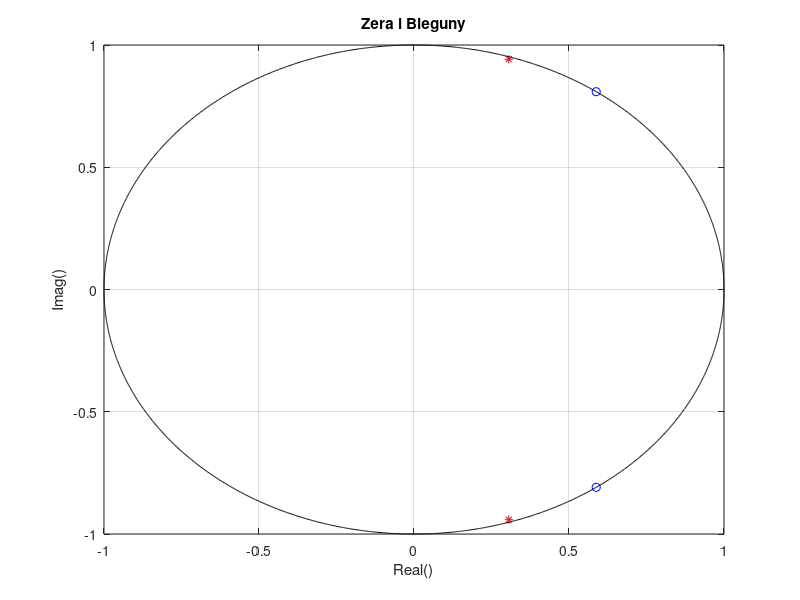
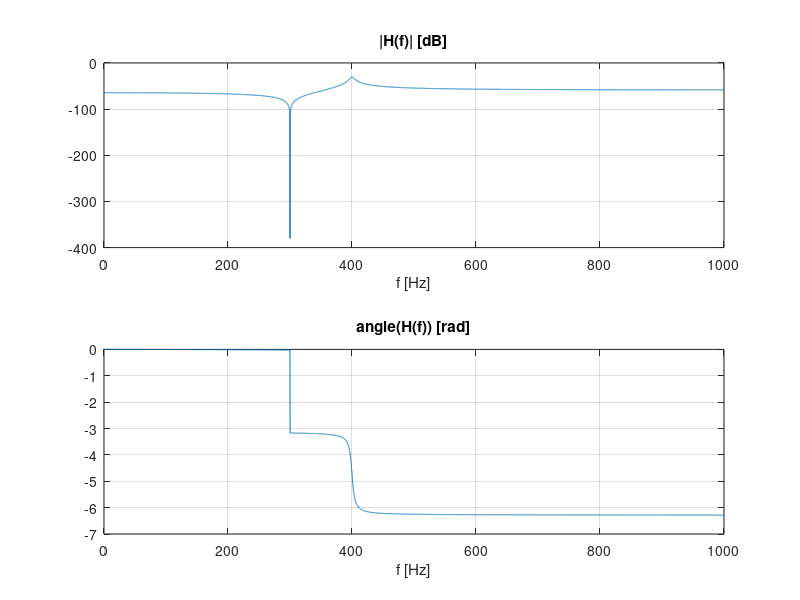
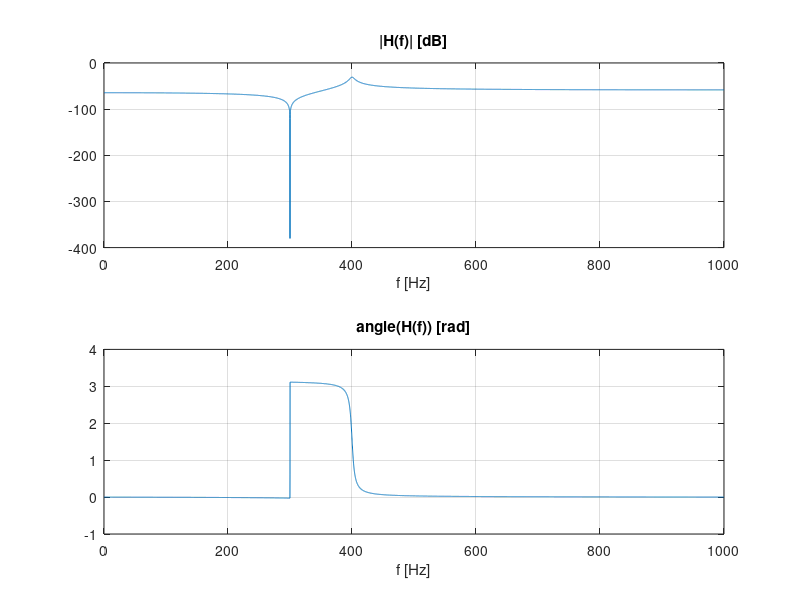
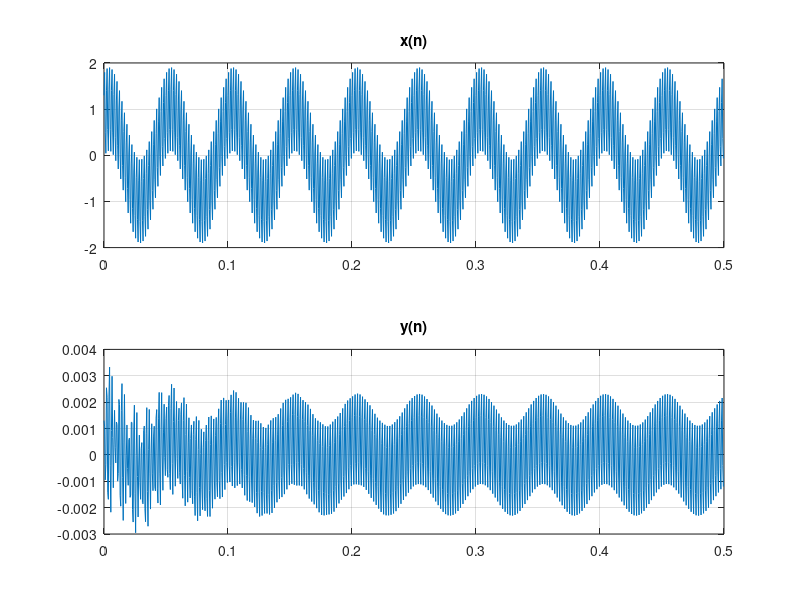

Source code (MATLAB) for these figures, in order:
% cps_08_iir_intro.m
clear all; close all;

% Wybor/projekt wspolczynnikow filtra cyfrowego IIR
fpr = 2000;                           % czestotliwosc probkowania
if(0)  % ### dobor wartosci wspolczynnikow wielomianow transmitancji
   b = [0.01, 0.001];                         % [ b0, b1 ]
   a = [-0.61, 0.98];            % [ a0=1, a2, a3, a4]
   z = roots(b); p = roots(a);        % [b,a] --> [z,p]
else   % ### dobor miejsc zerowych wielomianow transmitancji
   gain = 0.001;
   z = [ 1 ] .* exp(j*2*pi*[ 300 ]/fpr);   z = [z conj(z)];  
   p = [ 0.99 ] .* exp(j*2*pi*[ 400 ]/fpr);   p = [p conj(p)];
   b = real( gain*poly(z) ), a = real( poly(p) );    % [z,p] --> [b,a]
end
figure;
alfa = 0 : pi/1000 : 2*pi; c=cos(alfa); s=sin(alfa);
plot(real(z),imag(z),'bo', real(p),imag(p),'r*',c,s,'k-'); grid;
title('Zera i Bieguny'); xlabel('Real()'); ylabel('Imag()'); 

% Weryfikacja odpowiedzi filtra: amplitudowej, fazowej, impulsowej, skokowej
f = 0 : 0.1 : 1000;                 % czestotliwosc w hercach
wn = 2*pi*f/fpr;                    % czestotliwosc katowa
zz = exp(-j*wn);                    % zmienna "z" transformacji Z (u nas z^(-1))
H = polyval(b(end:-1:1),zz) ./ polyval( a(end:-1:1),zz); % stosunek dwoch wielomianow
% H = freqz(b,a,f,fpr)                                    % alternatywna funkcja Matlab
figure;
subplot(211); plot(f,20*log10(abs(H))); xlabel('f [Hz]'); title('|H(f)| [dB]'); grid; 
subplot(212); plot(f,unwrap(angle(H))); xlabel('f [Hz]'); title('angle(H(f)) [rad]'); grid; 

zz = exp(j*wn);                     % zmienna transformacji Z
H = polyval(b,zz) ./ polyval(a,zz); % stosunek dwoch wielomianow dla zz=exp(j*om)
% H = freqz(b,a,f,fpr)              % alternatywna funkcja Matlaba
figure;
subplot(211);plot(f,20*log10(abs(H))); xlabel('f [Hz]'); title('|H(f)| [dB]'); grid; 
subplot(212); plot(f,unwrap(angle(H))); xlabel('f [Hz]'); title('angle(H(f)) [rad]'); grid; 

% ... ciag dalszy nastapi
% Sygnal wejsciowy x(n) - dwie sinusoidy: 20 and 500 Hz
Nx = 1000;                                       % liczba probek sygnalu
dt = 1/fpr; t = dt*(0:Nx-1);                     % chwile probkowania
%x = zeros(1,Nx); x(1) = 1;                      % sygnal delta Kroneckera (impuls jednostkowy)
x = sin(2*pi*20*t+pi/3) + sin(2*pi*500*t+pi/7);  % suma dwoch sinusow

% Rekursywna filtracja cyfrowa IIR: x(n) --> [ b, a ] --> y(n)
% y=filter(b,a,x);                           % funkcja Matlaba
M = length(b);                               % liczba wspolczynnikow {b}
N = length(a); a = a(2:N); N=N-1;            % liczba wspolczynnikow {a}, usun a0=1
bx = zeros(1,M);                             % bufor bx na probki wejsciowe x(n)
by = zeros(1,N);                             % bufor by na probki wyjsciowe y(n)
for n = 1 : Nx                               % PETLA GLOWNA
    bx = [ x(n) bx(1:M-1) ];                 % nowa probka x(n) na poczatek bufora bx
    y(n) = sum( bx .* b ) - sum( by .* a );  % filtracja = dwie srednie wazone, y(n)=?
    by = [ y(n) by(1:N-1) ];                 % zapamietanie y(n) w buforze by
end                                          %

% RYSUNKI: porownanie wejscia i wyjscia filtra
figure;
subplot(211); plot(t,x); grid; title("x(n)")               % sygnal wejsciowy x(n)
subplot(212); plot(t,y); grid; title("y(n)")         % sygnal wyjsciowy y(n)
figure; % widma FFT drugicj polowek sygnalow x(n) i y(n) (bez stanow przejsciowych)
k=Nx/2+1:Nx;  f0 = fpr/(Nx/2);  f=f0*(0:Nx/2-1); 
subplot(211); plot(f,20*log10(abs(2*fft(x(k)))/(Nx/2))); grid; title("fft x"); 
subplot(212); plot(f,20*log10(abs(2*fft(y(k)))/(Nx/2))); grid; title("fft y"); 
